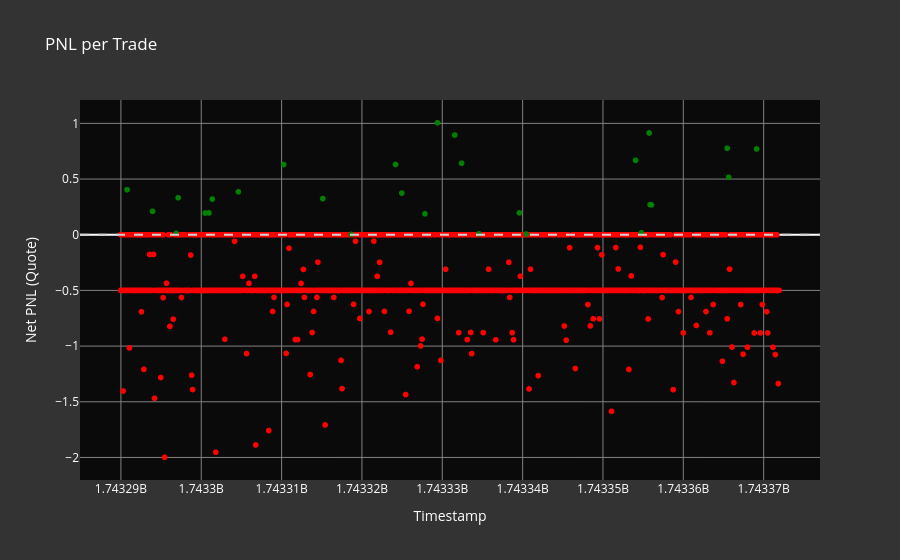

The notebook cell this image was saved under:
### Markdown cell above
### Scatter of PNL per Trade
This bar chart illustrates the PNL for each individual trade. Positive PNLs are shown in green and negative PNLs in red, providing a clear view of profitable vs. unprofitable trades.

### Code cell
import plotly.express as px

# Create a new column for profitability
executors_df['profitable'] = executors_df['net_pnl_quote'] > 0

# Create the scatter plot
fig = px.scatter(
    executors_df,
    x="timestamp",
    y='net_pnl_quote',
    title='PNL per Trade',
    color='profitable',
    color_discrete_map={True: 'green', False: 'red'},
    labels={'timestamp': 'Timestamp', 'net_pnl_quote': 'Net PNL (Quote)'},
    hover_data=['filled_amount_quote', 'side']
)

# Customize the layout
fig.update_layout(
    xaxis_title="Timestamp",
    yaxis_title="Net PNL (Quote)",
    legend_title="Profitable",
    font=dict(size=12, color="white"),
    showlegend=False,
    plot_bgcolor='rgba(0,0,0,0.8)',  # Dark background
    paper_bgcolor='rgba(0,0,0,0.8)',  # Dark background for the entire plot area
    xaxis=dict(gridcolor="gray"),
    yaxis=dict(gridcolor="gray")
)

# Add a horizontal line at y=0 to clearly separate profits and losses
fig.add_hline(y=0, line_dash="dash", line_color="lightgray")

# Show the plot
fig.show()

### Figure 1 — Plotly figure (JSON) as saved in the notebook; plotly's stock layout.template omitted (floating-point values rounded to 4 significant figures; data arrays with more than 128 entries replaced by an {"elided": "..."} marker saying what was removed)
{"data": [{"customdata": {"elided": "1646x2 mixed values"}, "hovertemplate": "profitable=False<br>Timestamp=%{x}<br>Net PNL (Quote)=%{y}<br>filled_amount_quote=%{customdata[0]}<br>side=%{customdata[1]}<extra></extra>", "legendgroup": "False", "marker": {"color": "red", "symbol": "circle"}, "mode": "markers", "name": "False", "showlegend": true, "type": "scattergl", "x": {"elided": "1646 float values"}, "xaxis": "x", "y": {"elided": "1646 float values"}, "yaxis": "y"}, {"customdata": [[999.1, "BUY"], [999.1, "BUY"], [999.1, "BUY"], [999.1, "BUY"], [999.1, "BUY"], [999.1, "BUY"], [999.1, "BUY"], [999.1, "BUY"], [999.1, "BUY"], [999.1, "BUY"], [999.1, "BUY"], [999.1, "BUY"], [999.1, "BUY"], [1000.0, "SELL"], [999.1, "BUY"], [999.1, "BUY"], [999.1, "BUY"], [999.1, "BUY"], [999.1, "BUY"], [999.1, "BUY"], [999.1, "BUY"], [999.1, "BUY"], [999.1, "BUY"], [999.1, "BUY"], [1000.0, "SELL"], [999.1, "BUY"], [1001.0, "SELL"], [1002.0, "SELL"]], "hovertemplate": "profitable=True<br>Timestamp=%{x}<br>Net PNL (Quote)=%{y}<br>filled_amount_quote=%{customdata[0]}<br>side=%{customdata[1]}<extra></extra>", "legendgroup": "True", "marker": {"color": "green", "symbol": "circle"}, "mode": "markers", "name": "True", "showlegend": true, "type": "scattergl", "x": [1743000000.0, 1743000000.0, 1743000000.0, 1743000000.0, 1743000000.0, 1743000000.0, 1743000000.0, 1743000000.0, 1743000000.0, 1743000000.0, 1743000000.0, 1743000000.0, 1743000000.0, 1743000000.0, 1743000000.0, 1743000000.0, 1743000000.0, 1743000000.0, 1743000000.0, 1743000000.0, 1743000000.0, 1743000000.0, 1743000000.0, 1743000000.0, 1743000000.0, 1743000000.0, 1743000000.0, 1743000000.0], "xaxis": "x", "y": [0.405, 0.2105, 0.01235, 0.3321, 0.1952, 0.1961, 0.3202, 0.3856, 0.6305, 0.3244, 0.003268, 0.6309, 0.3739, 0.1877, 1.006, 0.8955, 0.6423, 0.008639, 0.1963, 0.006451, 0.6685, 0.01671, 0.9138, 0.2701, 0.2683, 0.7766, 0.5161, 0.7701], "yaxis": "y"}], "layout": {"font": {"color": "white", "size": 12}, "legend": {"title": {"text": "Profitable"}, "tracegroupgap": 0}, "paper_bgcolor": "rgba(0,0,0,0.8)", "plot_bgcolor": "rgba(0,0,0,0.8)", "shapes": [{"line": {"color": "lightgray", "dash": "dash"}, "type": "line", "x0": 0, "x1": 1, "xref": "x domain", "y0": 0, "y1": 0, "yref": "y"}], "showlegend": false, "title": {"text": "PNL per Trade"}, "xaxis": {"anchor": "y", "domain": [0, 1], "gridcolor": "gray", "title": {"text": "Timestamp"}}, "yaxis": {"anchor": "x", "domain": [0, 1], "gridcolor": "gray", "title": {"text": "Net PNL (Quote)"}}}}
